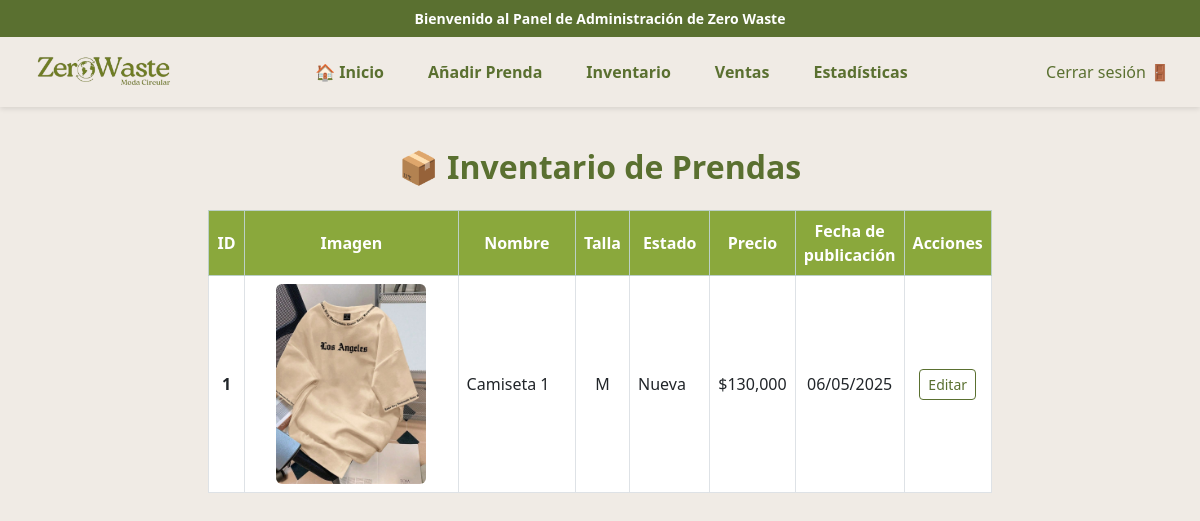
Page /inventario/ on the earlier database version.
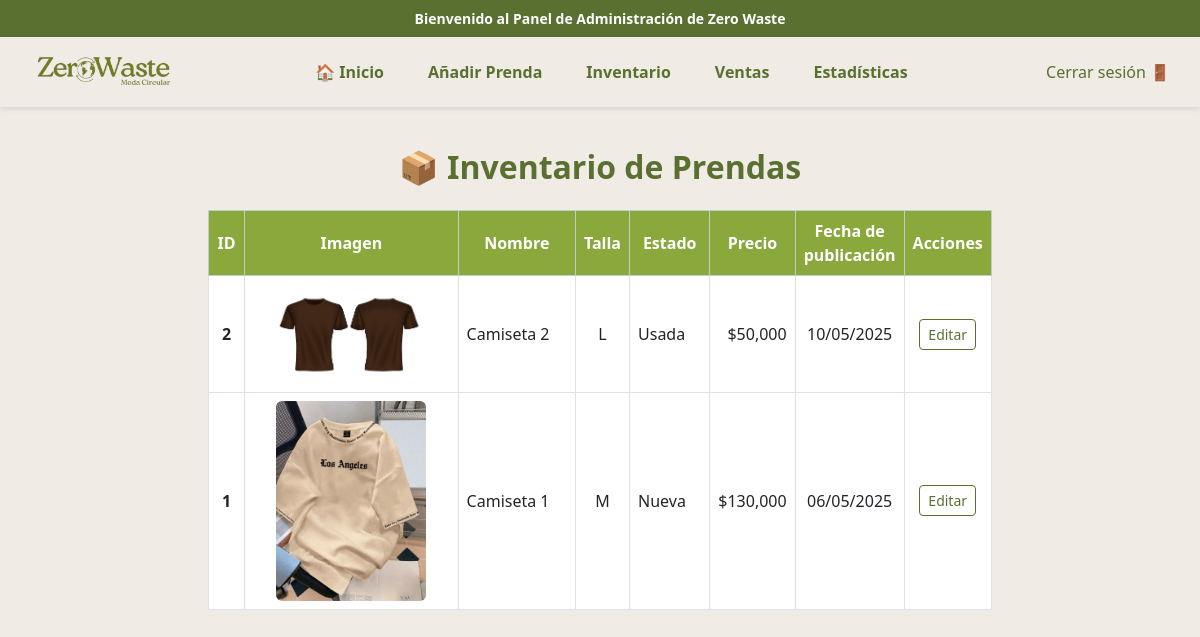
Same page on the later database version.
### inventory/models.py (models this page shows, shortened)
class Prenda(models.Model):
    id = models.AutoField(primary_key=True)
    nombre = models.CharField(max_length=100)
    descripcion = models.TextField()
    talla = models.CharField(max_length=10)
    precio = models.DecimalField(max_digits=8, decimal_places=2)
    estado = models.CharField(max_length=50) #Ej: "nueva", "En buen estado", etc...
    disponible = models.BooleanField(default=True)
    imagen = models.ImageField(upload_to='prendas/')
    fecha_agregado = models.DateTimeField(auto_now_add=True)

### inventory/views.py (the view)
# urls.py: path('inventario/', views.ver_inventario, name='ver_inventario'),
def ver_inventario(request):
    prendas = Prenda.objects.all().order_by('-fecha_agregado')
    return render(request, 'ver_inventario.html', {'prendas': prendas})

### inventory/templates/ver_inventario.html (shortened to what this page needs)
{% load static humanize %}
<!DOCTYPE html>
<html lang="es">
<head>
    <link href="https://cdn.jsdelivr.net/npm/bootstrap@5.3.0/dist/css/bootstrap.min.css" rel="stylesheet">
    <link rel="stylesheet" href="{% static 'inventory/css/admin_dashboard.css' %}">
    <link rel="stylesheet" href="{% static 'inventory/css/ver_inventario.css' %}">
</head>
<body>
    {% include 'navbar_admin.html' %}
    <main class="container-fluid px-5 py-5">
        <h2 class="text-center mb-4">📦 Inventario de Prendas</h2>
        <div class="table-responsive">
            <table class="table table-bordered table-hover align-middle">
                <thead class="table-success text-center">
                    <tr>
                        <th>ID</th>
                        <th>Imagen</th>
                        <th>Nombre</th>
                        <th>Talla</th>
                        <th>Estado</th>
                        <th>Precio</th>
                        <th>Fecha de publicación</th>
                        <th>Acciones</th>
                    </tr>
                </thead>
                <tbody>
                    {% for prenda in prendas %}
                    <tr>
                        <td class="text-center fw-bold">{{ prenda.id }}</td>
                        <td class="text-center">
                            {% if prenda.imagen %}
                                <img src="{{ prenda.imagen.url }}" alt="{{ prenda.nombre }}" width="150">
                            {% else %}
                                <span class="text-muted">Sin imagen</span>
                            {% endif %}
                        </td>
                        <td>{{ prenda.nombre }}</td>
                        <td class="text-center">{{ prenda.talla }}</td>
                        <td>{{ prenda.estado }}</td>
                        <td class="text-end">${{ prenda.precio|floatformat:0|intcomma }}</td>
                        <td class="text-center">{{ prenda.fecha_agregado|date:"d/m/Y" }}</td>
                        <td class="text-center">
                            <a href="#" class="btn btn-sm btn-outline-primary">Editar</a>
                        </td>
                    </tr>
                    {% empty %}
                    <tr><td colspan="8" class="text-center">No hay prendas registradas.</td></tr>
                    {% endfor %}
                </tbody>
            </table>
        </div>
    </main>
</body>
</html>

### inventory/templates/navbar_admin.html
{% load static %}
<header class="admin-navbar">
    <div class="admin-top-bar">
        Bienvenido al Panel de Administración de Zero Waste
    </div>
    <div class="admin-main-navbar">
        <a href="{% url 'admin_dashboard' %}">
            <img src="{% static 'inventory/img/logo.png' %}" alt="Logo Zero Waste" class="logo">
        </a>
        <nav class="admin-nav-links">
            <a href="{% url 'admin_dashboard' %}">🏠 Inicio</a>
            <a href="{% url 'agregar_prenda' %}"> Añadir Prenda</a>
            <a href="{% url 'ver_inventario' %}"> Inventario</a>
            <a href="#"> Ventas</a>
            <a href="#"> Estadísticas</a>
        </nav>
        <div class="admin-icons">
            <a href="{% url 'home' %}">Cerrar sesión 🚪</a>
        </div>
    </div>
</header>

### inventory/static/inventory/css/admin_dashboard.css (style rules this page uses)
body { margin: 0; font-family: 'Segoe UI', sans-serif; background-color: #f0ebe5; color: #333; }
header { background-color: #5a7030; color: white; padding: 0; text-align: center; }
main { padding: 120px 2rem 2rem; display: flex; flex-direction: column; align-items: center; }
h2 { color: #5a7030; }
.admin-navbar { position: fixed; top: 0; left: 0; width: 100%; z-index: 1000; background-color: white; box-shadow: 0 2px 5px rgba(0,0,0,0.1); }
.admin-top-bar { background-color: #5a7030; color: white; text-align: center; padding: 8px; font-size: 14px; font-weight: bold; }
.admin-main-navbar { display: flex; align-items: center; justify-content: space-between; padding: 15px 30px; background-color: #f0ebe5; }
.admin-main-navbar .logo { height: 40px; }
.admin-nav-links { display: flex; gap: 20px; align-items: center; }
.admin-nav-links a { text-decoration: none; color: #5a7030; font-weight: bold; padding: 6px 12px; border-radius: 5px; transition: background-color 0.3s ease; }
.admin-icons a { text-decoration: none; color: #5a7030; font-weight: 500; }

### inventory/static/inventory/css/ver_inventario.css (style rules this page uses)
body { background-color: #f0ebe5; font-family: 'Segoe UI', sans-serif; color: #333; margin: 0; padding: 0; }
main { margin-top: 100px; padding: 2rem 4rem; max-width: 100%; }
h2 { color: #5a7030; font-weight: bold; }
.table { background-color: white; border-radius: 10px; width: 100%; table-layout: auto; }
.table th { background-color: #8aa83c !important; color: white; vertical-align: middle; }
.table td { vertical-align: middle; }
img { border-radius: 6px; }
.btn-outline-primary { border-color: #5a7030; color: #5a7030; }
th, td { padding: 0.75rem; }
th:nth-child(1), td:nth-child(1) { width: 5%; text-align: center; }
th:nth-child(2), td:nth-child(2) { width: 50%; }
th:nth-child(3), td:nth-child(3) { width: 30%; }
th:nth-child(5), td:nth-child(5) { width: 90%; }
th:nth-child(8), td:nth-child(8) { width: 20%; }

Differences in the rows shown:
added Prenda: id "2", imagen (picture), nombre "Camiseta 2", talla "L", estado "Usada", precio "50,000", fecha_agregado "10/05/2025"
